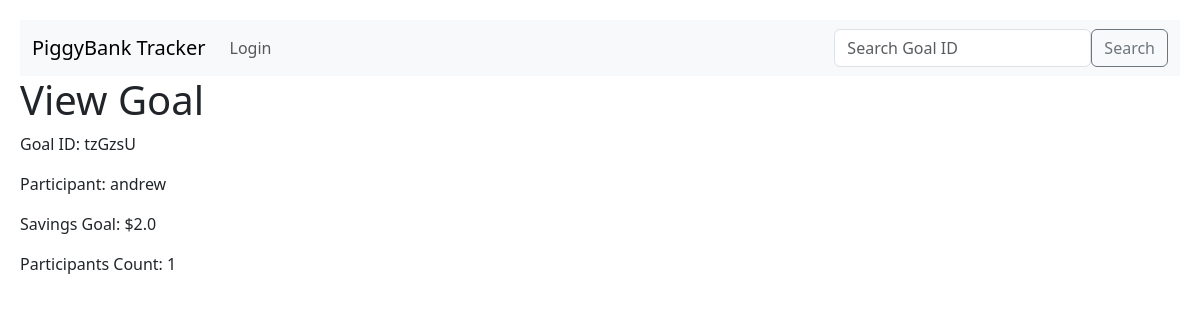
The app's page /view_goal/tzGzsU with its own data.
### models.py (models this page shows)
class Goal(db.Model):
    id = db.Column(db.String(10), primary_key=True)
    name = db.Column(db.String(100), nullable=False)
    savings_goal = db.Column(db.Float, nullable=False)
    participants = db.Column(db.Integer, nullable=False) # This becomes number_of_participants
    user_id = db.Column(db.String(100), nullable=False)

### app.py (the view)
@app.route('/view_goal/<string:goal_id>')
def view_goal(goal_id):
    goal = Goal.query.filter_by(id=goal_id).first()
    if goal is None:
        return render_template('no_goals.html')
    return render_template('view_goal.html', goal=goal)

### forms.py
class SearchGoalForm(FlaskForm):
    goal_id = StringField('Goal ID', validators=[DataRequired()])
    submit = SubmitField('Search Goal')

### app.py (called while the page is built)
@app.context_processor
def inject_search_goal_form():
    search_goal_form = SearchGoalForm()
    return dict(search_goal_form=search_goal_form)

### templates/view_goal.html (shortened to what this page needs)
<!DOCTYPE html>
<html lang="en">
<head>
    <link rel="stylesheet" href="https://cdn.jsdelivr.net/npm/bootstrap@5.3.0/dist/css/bootstrap.min.css">
</head>
<body>
    {% include 'assets/navbar.html' %}
    <h1>View Goal</h1>
    {% if goal %}
        <p>Goal ID: {{ goal.id }}</p>
        <p>Participant: {{ goal.name }}</p>
        <p>Savings Goal: ${{ goal.savings_goal|round(2) }}</p>
        <p>Participants Count: {{ goal.participants }}</p>
    {% else %}
        <p>Goal not found.</p>
    {% endif %}
</body>
</html>

### templates/view_goal.html (style rules this page uses)
body { padding: 20px; }

### records on screen
Goal: id "tzGzsU", name "andrew", savings_goal "2.0", participants "1"
